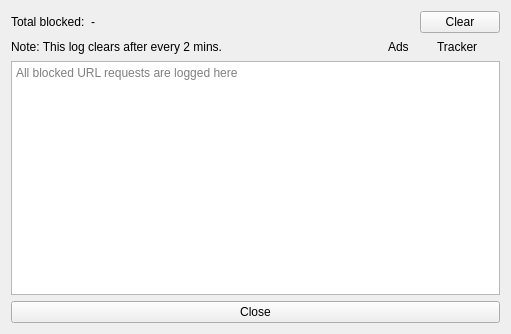
<?xml version="1.0" encoding="UTF-8"?>
<ui version="4.0">
 <class>Blocked</class>
 <widget class="QWidget" name="Blocked">
  <property name="geometry">
   <rect>
    <x>0</x>
    <y>0</y>
    <width>511</width>
    <height>334</height>
   </rect>
  </property>
  <property name="windowTitle">
   <string>Form</string>
  </property>
  <layout class="QVBoxLayout" name="verticalLayout">
   <item>
    <layout class="QHBoxLayout" name="horizontalLayout">
     <item>
      <widget class="QLabel" name="label">
       <property name="sizePolicy">
        <sizepolicy hsizetype="Maximum" vsizetype="Preferred">
         <horstretch>0</horstretch>
         <verstretch>0</verstretch>
        </sizepolicy>
       </property>
       <property name="text">
        <string>Total blocked:</string>
       </property>
      </widget>
     </item>
     <item>
      <widget class="QLabel" name="blockedCount">
       <property name="text">
        <string>-</string>
       </property>
      </widget>
     </item>
     <item>
      <widget class="QPushButton" name="clearLog">
       <property name="sizePolicy">
        <sizepolicy hsizetype="Maximum" vsizetype="Fixed">
         <horstretch>0</horstretch>
         <verstretch>0</verstretch>
        </sizepolicy>
       </property>
       <property name="text">
        <string>Clear</string>
       </property>
       <property name="icon">
        <iconset resource="../../icons.qrc">
         <normaloff>:/icons/others/primo/recycle_bin.png</normaloff>:/icons/others/primo/recycle_bin.png</iconset>
       </property>
      </widget>
     </item>
    </layout>
   </item>
   <item>
    <layout class="QHBoxLayout" name="horizontalLayout_2">
     <property name="topMargin">
      <number>0</number>
     </property>
     <item>
      <widget class="QLabel" name="label_2">
       <property name="font">
        <font>
         <pointsize>9</pointsize>
         <italic>false</italic>
        </font>
       </property>
       <property name="text">
        <string>Note: This log clears after every 2 mins.</string>
       </property>
      </widget>
     </item>
     <item>
      <widget class="QLabel" name="label_4">
       <property name="sizePolicy">
        <sizepolicy hsizetype="Maximum" vsizetype="Preferred">
         <horstretch>0</horstretch>
         <verstretch>0</verstretch>
        </sizepolicy>
       </property>
       <property name="font">
        <font>
         <pointsize>9</pointsize>
        </font>
       </property>
       <property name="text">
        <string>Ads</string>
       </property>
      </widget>
     </item>
     <item>
      <widget class="QLabel" name="indicator_ads">
       <property name="minimumSize">
        <size>
         <width>16</width>
         <height>16</height>
        </size>
       </property>
       <property name="maximumSize">
        <size>
         <width>16</width>
         <height>16</height>
        </size>
       </property>
       <property name="text">
        <string/>
       </property>
      </widget>
     </item>
     <item>
      <widget class="QLabel" name="label_5">
       <property name="sizePolicy">
        <sizepolicy hsizetype="Maximum" vsizetype="Preferred">
         <horstretch>0</horstretch>
         <verstretch>0</verstretch>
        </sizepolicy>
       </property>
       <property name="font">
        <font>
         <pointsize>9</pointsize>
        </font>
       </property>
       <property name="text">
        <string>Tracker</string>
       </property>
      </widget>
     </item>
     <item>
      <widget class="QLabel" name="indicator_tracker">
       <property name="minimumSize">
        <size>
         <width>16</width>
         <height>16</height>
        </size>
       </property>
       <property name="maximumSize">
        <size>
         <width>16</width>
         <height>16</height>
        </size>
       </property>
       <property name="text">
        <string/>
       </property>
      </widget>
     </item>
    </layout>
   </item>
   <item>
    <widget class="QTextBrowser" name="logTextBrowser">
     <property name="placeholderText">
      <string>All blocked URL requests are logged here</string>
     </property>
    </widget>
   </item>
   <item>
    <widget class="QPushButton" name="close">
     <property name="text">
      <string>Close</string>
     </property>
     <property name="icon">
      <iconset resource="../../icons.qrc">
       <normaloff>:/icons/others/primo/power_blue.png</normaloff>:/icons/others/primo/power_blue.png</iconset>
     </property>
    </widget>
   </item>
  </layout>
 </widget>
 <resources>
  <include location="../../icons.qrc"/>
 </resources>
 <connections/>
</ui>
